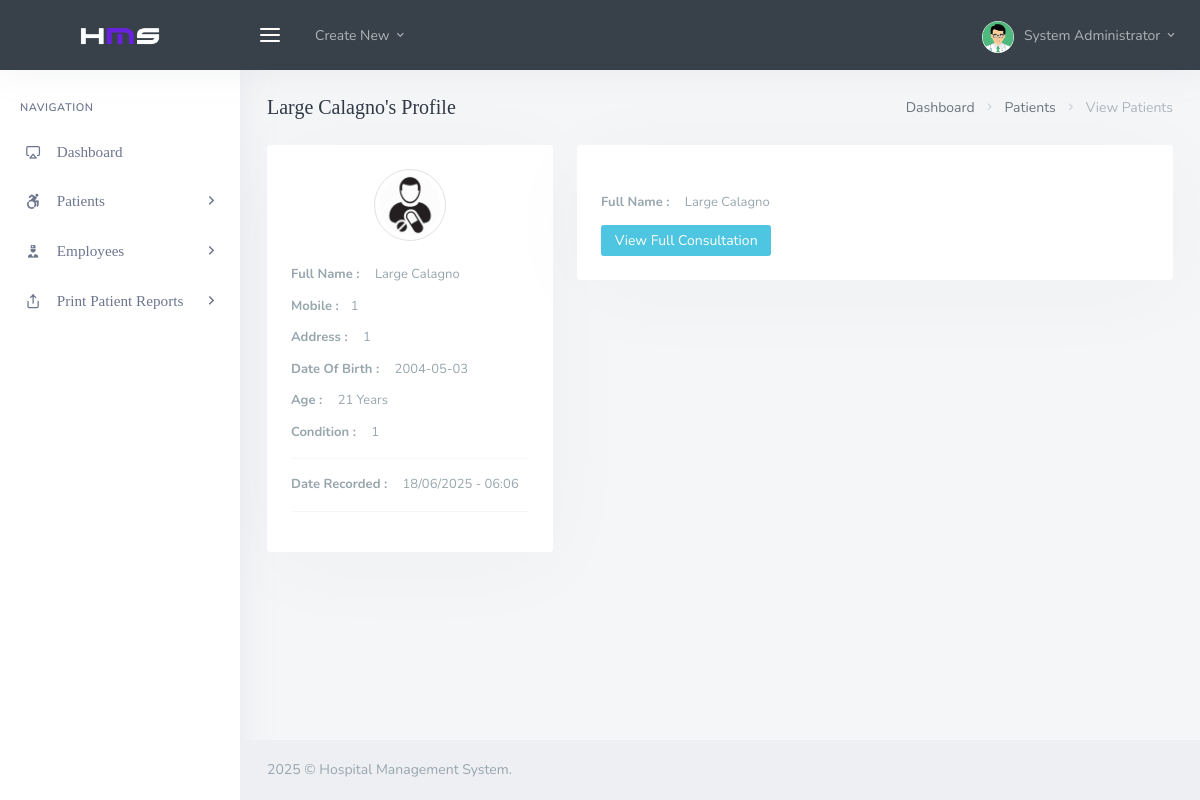
Screenshot of /backend/admin/his_admin_view_single_patient.php?pat_id=31&&pat_number=OSMDT (signed in) with the database file from the repository.
### tables this page shows
CREATE TABLE `his_admin` (
  `ad_id` int(20) NOT NULL,
  `ad_fname` varchar(200) DEFAULT NULL,
  `ad_lname` varchar(200) DEFAULT NULL,
  `ad_email` varchar(200) DEFAULT NULL,
  `ad_pwd` varchar(200) DEFAULT NULL,
  `ad_dpic` varchar(200) DEFAULT NULL
);

CREATE TABLE `his_patients` (
  `pat_id` int(20) NOT NULL,
  `pat_fname` varchar(200) DEFAULT NULL,
  `pat_lname` varchar(200) DEFAULT NULL,
  `pat_dob` varchar(200) DEFAULT NULL,
  `pat_age` varchar(200) DEFAULT NULL,
  `pat_gender` varchar(20) DEFAULT NULL,
  `pat_number` varchar(200) DEFAULT NULL,
  `pat_addr` varchar(200) DEFAULT NULL,
  `pat_phone` varchar(200) DEFAULT NULL,
  `pat_type` varchar(200) DEFAULT NULL,
  `pat_date_reg` datetime DEFAULT NULL,
  `pat_date_joined` timestamp(6) NOT NULL DEFAULT current_timestamp(6) ON UPDATE current_timestamp(6),
  `pat_condition` varchar(255) DEFAULT NULL,
  `pat_discharge_status` varchar(200) DEFAULT NULL,
  `pat_dept` varchar(255) DEFAULT NULL,
  `ref_unit` varchar(255) DEFAULT NULL,
  `pat_treatment` varchar(255) DEFAULT NULL
);

### backend/admin/his_admin_view_single_patient.php (the view, shortened to what this page needs)
<?php
  include('assets/inc/config.php');
?>
<!DOCTYPE html>
    <html lang="en">
    <?php include('assets/inc/head.php');?>
    <body>
        <div id="wrapper">
             <?php include("assets/inc/nav.php");?>
                <?php include("assets/inc/sidebar.php");?>
            <?php
                $pat_id=$_GET['pat_id'];
                $ret="SELECT  * FROM his_patients WHERE pat_id=?";
                $stmt= $mysqli->prepare($ret) ;
                $stmt->bind_param('i',$pat_id);
                $stmt->execute() ;
                $res=$stmt->get_result();
                while($row=$res->fetch_object())
            {
                $mysqlDateTime = $row->pat_date_joined;
            ?>
            <div class="content-page">
                <div class="content">
                    <div class="container-fluid">
                        <div class="row">
                            <div class="col-12">
                                <div class="page-title-box">
                                    <div class="page-title-right">
                                        <ol class="breadcrumb m-0">
                                            <li class="breadcrumb-item"><a href="javascript: void(0);">Dashboard</a></li>
                                            <li class="breadcrumb-item"><a href="javascript: void(0);">Patients</a></li>
                                            <li class="breadcrumb-item active">View Patients</li>
                                        </ol>
                                    </div>
                                    <h4 class="page-title"><?php echo $row->pat_fname;?> <?php echo $row->pat_lname;?>'s Profile</h4>
                                </div>
                            </div>
                        </div>
                        <div class="row">
                            <div class="col-lg-4 col-xl-4">
                                <div class="card-box text-center">
                                    <img src="assets/images/users/patient.png" class="rounded-circle avatar-lg img-thumbnail"
                                        alt="profile-image">
                                    <div class="text-left mt-3">
                                        <p class="text-muted mb-2 font-13"><strong>Full Name :</strong> <span class="ml-2"><?php echo $row->pat_fname;?> <?php echo $row->pat_lname;?></span></p>
                                        <p class="text-muted mb-2 font-13"><strong>Mobile :</strong><span class="ml-2"><?php echo $row->pat_phone;?></span></p>
                                        <p class="text-muted mb-2 font-13"><strong>Address :</strong> <span class="ml-2"><?php echo $row->pat_addr;?></span></p>
                                        <p class="text-muted mb-2 font-13"><strong>Date Of Birth :</strong> <span class="ml-2"><?php echo $row->pat_dob;?></span></p>
                                        <p class="text-muted mb-2 font-13"><strong>Age :</strong> <span class="ml-2"><?php echo $row->pat_age;?> Years</span></p>
                                        <p class="text-muted mb-2 font-13"><strong>Condition :</strong> <span class="ml-2"><?php echo $row->pat_condition;?></span></p>
                                        <hr>
                                        <p class="text-muted mb-2 font-13"><strong>Date Recorded :</strong> <span class="ml-2"><?php echo date("d/m/Y - h:m", strtotime($mysqlDateTime));?></span></p>
                                        <hr>
                                    </div>
                                </div>
                            </div>
                            <div class="col-lg-4 col-xl-8">
                                <div class="card-box text-center">
                                    <div class="text-left mt-3">
                                        <p class="text-muted mb-2 font-13"><strong>Full Name :</strong> <span class="ml-2"><?php echo $row->pat_fname;?> <?php echo $row->pat_lname;?></span></p>
<button type="button" class="btn btn-info btn-sm" data-toggle="modal" data-target="#fullConsultModal<?php echo $pat_id; ?>">
  View Full Consultation
</button>
                                    </div>
                                </div>
                            </div>
                            <?php }?>
                        </div>
                    </div>
                </div>
                <?php include('assets/inc/footer.php');?>
            </div>
        </div>
    </body>
</html>

### backend/admin/assets/inc/nav.php (shortened to what this page needs)
<?php
    $aid=$_SESSION['ad_id'];
    $ret="select * from his_admin where ad_id=?";
    $stmt= $mysqli->prepare($ret) ;
    $stmt->bind_param('i',$aid);
    $stmt->execute() ;
    $res=$stmt->get_result();
    while($row=$res->fetch_object())
    {
?>
    <div class="navbar-custom">
        <ul class="list-unstyled topnav-menu float-right mb-0">
            <li class="dropdown notification-list">
                <a class="nav-link dropdown-toggle nav-user mr-0 waves-effect waves-light" data-toggle="dropdown" href="#" role="button" aria-haspopup="false" aria-expanded="false">
                    <img src="assets/images/users/<?php echo $row->ad_dpic;?>" alt="dpic" class="rounded-circle">
                    <span class="pro-user-name ml-1">
                        <?php echo $row->ad_fname;?> <?php echo $row->ad_lname;?> <i class="mdi mdi-chevron-down"></i>
                    </span>
                </a>
            </li>
        </ul>
        <div class="logo-box">
            <a href="his_admin_dashboard.php" class="logo text-center">
                <span class="logo-lg">
                    <img src="assets/images/logo-light.png" alt="" height="18">
                </span>
            </a>
        </div>
        <ul class="list-unstyled topnav-menu topnav-menu-left m-0">
            <li>
                <button class="button-menu-mobile waves-effect waves-light">
                    <i class="fe-menu"></i>
                </button>
            </li>
            <li class="dropdown d-none d-lg-block">
                <a class="nav-link dropdown-toggle waves-effect waves-light" data-toggle="dropdown" href="#" role="button" aria-haspopup="false" aria-expanded="false">
                    Create New
                    <i class="mdi mdi-chevron-down"></i>
                </a>
            </li>
        </ul>
    </div>
<?php }?>

### rows the page displays
his_admin: ad_dpic (picture), ad_fname "System", ad_lname "Administrator"
his_patients: pat_fname "Large", pat_lname "Calagno", pat_phone "1", pat_addr "1", pat_dob "2004-05-03", pat_age "21", pat_condition "1", pat_date_joined "18/06/2025 - 06:06"
